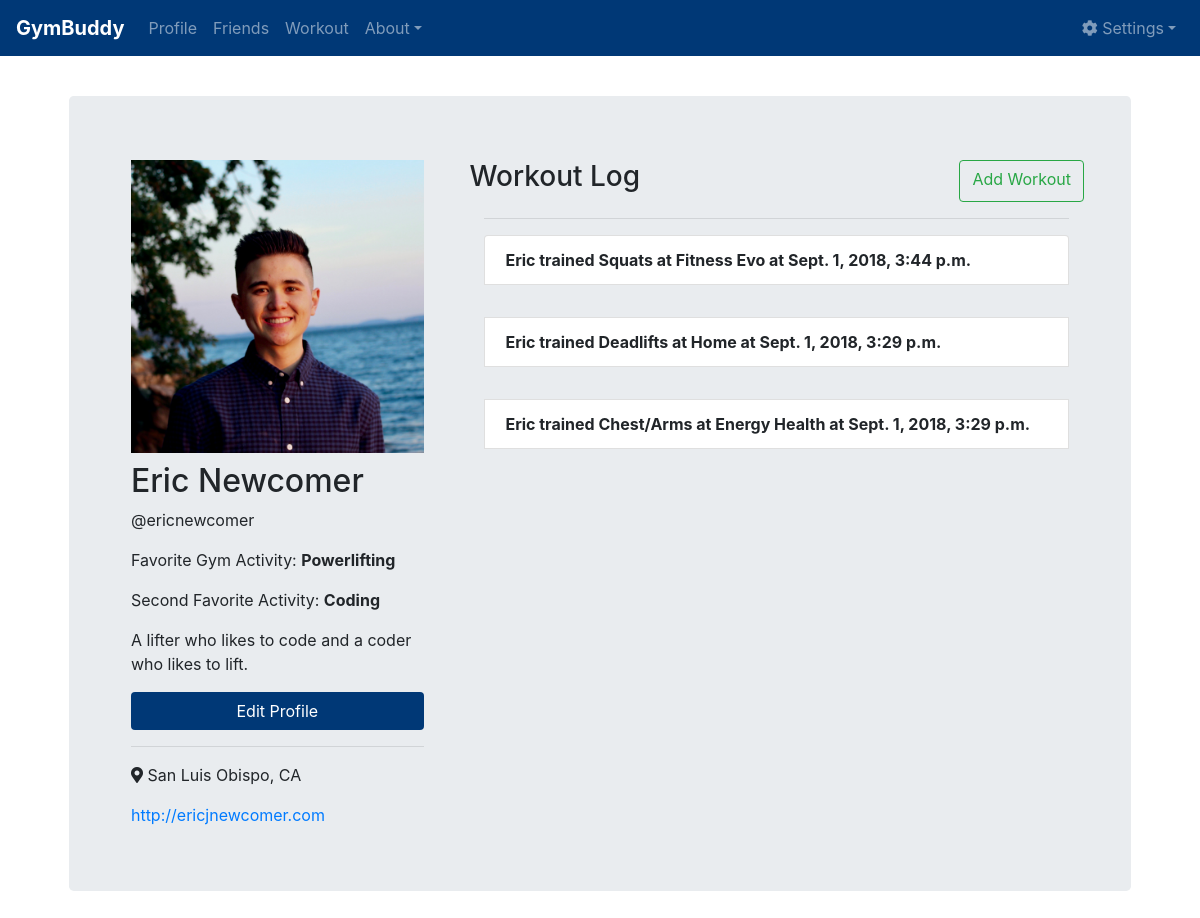
Page /profile/ (signed in) on the committed database.
### main/models.py (models this page shows, shortened)
class Profile(models.Model):
    user = models.OneToOneField(User, on_delete=models.CASCADE)
    bio = models.TextField(max_length=500, blank=True)
    location = models.CharField(max_length=30, blank=True)
    activity1 = models.CharField(max_length=50, blank=True)
    activity2 = models.CharField(max_length=50, blank=True)
    website = models.CharField(max_length=100, blank=True)
    image = models.ImageField(upload_to='profile_pics', default='profile_pics/default.png')
    objects = models.Manager()

class Workout(models.Model):
    what = models.CharField(max_length=100, blank=True)
    gym = models.CharField(max_length=100, blank=True)
    time = models.DateTimeField(auto_now_add=True)
    objects = models.Manager()

### main/views.py (the view)
# urls.py: path('profile/', views.profile, name='profile'),
@login_required
def profile(request):
    user = request.user
    workouts = Workout.objects.all().order_by('-time')
    context = {
        'user': user,
        'workouts': workouts,
    }
    return render(request, 'main/profile.html', context)

### main/templates/main/profile.html (shortened to what this page needs)
{% extends "main/base.html" %} {% block content %} {% load static %} {% include "main/navbar.html" %}
<div class="jumbotron">
    <div class="main-jumbo">
        <div class="row">
            <div class="col-md-4">
                {% if user.profile.image %}
                <img class="img-responsive" src="{{ user.profile.image.url }}" width="100%"> {% else %}
                <img class="img-responsive" src="{% static 'main/default.png' %}" width="100%"> {% endif %}
                <div class="main-info">
                    <h2>{{ user.first_name }} {{ user.last_name }}</h2>
                    <p>@{{user.username}}</p>
                    <p>Favorite Gym Activity:
                        <strong>{{ user.profile.activity1 }}</strong>
                    </p>
                    {% if user.profile.activity2 %}
                    <p>Second Favorite Activity:
                        <strong>{{ user.profile.activity2 }}</strong>
                    </p>
                    {% endif %}
                    <p>{{ user.profile.bio }}</p>
                    <a class="btn btn-gymbuddy" style="width: 100%;" href="/profile_edit/">Edit Profile</a>
                </div>
                <hr>
                <div class="main-info">
                    <p>
                        <i class="fas fa-map-marker-alt"></i> {{ user.profile.location }}</p>
                    <a href="{{ user.profile.website }}" target="_blank">{{ user.profile.website }}</a>
                </div>
            </div>
            <div class="col-md-8">
                <div class="body-info" style="margin-left: 5%;">
                    <div class="row">
                        <h3>Workout Log</h3>
                        <a class="btn btn-outline-success my-2 my-sm-0" href="/workout/" style="margin-left: auto;">Add Workout</a>
                    </div>
                    <hr>
                    <ul class="list-group">
                        {% for wkt in workouts %}
                        <li class="list-group-item"><strong>{{user.first_name}} trained {{wkt.what}} at {{wkt.gym}} at {{wkt.time}}</strong></li>
                        {% endfor %}
                    </ul>
                </div>
            </div>
        </div>
    </div>
</div>
</div>
{% endblock %}

### main/static/main/base.css (style rules this page uses)
body { padding-top: 5rem; }
.main-info { margin-top: 3%; text-align: left; }
.body-info { text-align:left; }
.main-jumbo { margin-left: 3%; margin-right: 3%; }
.btn-gymbuddy { background-color: #003876; color: white; }

### rows in the picture
Workout: what "Squats", gym "Fitness Evo", time "Sept. 1, 2018, 3:44 p.m."
Workout: what "Deadlifts", gym "Home", time "Sept. 1, 2018, 3:29 p.m."
Workout: what "Chest/Arms", gym "Energy Health", time "Sept. 1, 2018, 3:29 p.m."

### other values in the picture
{{ user.first_name }} "Eric"
{{ user.last_name }} "Newcomer"
{{ user.username }} "ericnewcomer"
{{ user.profile.activity1 }} "Powerlifting"
{{ user.profile.activity2 }} "Coding"
{{ user.profile.bio }} "A lifter who likes to code and a coder who likes to lift."
{{ user.profile.location }} "San Luis Obispo, CA"
{{ user.profile.website }} "http://ericjnewcomer.com"
